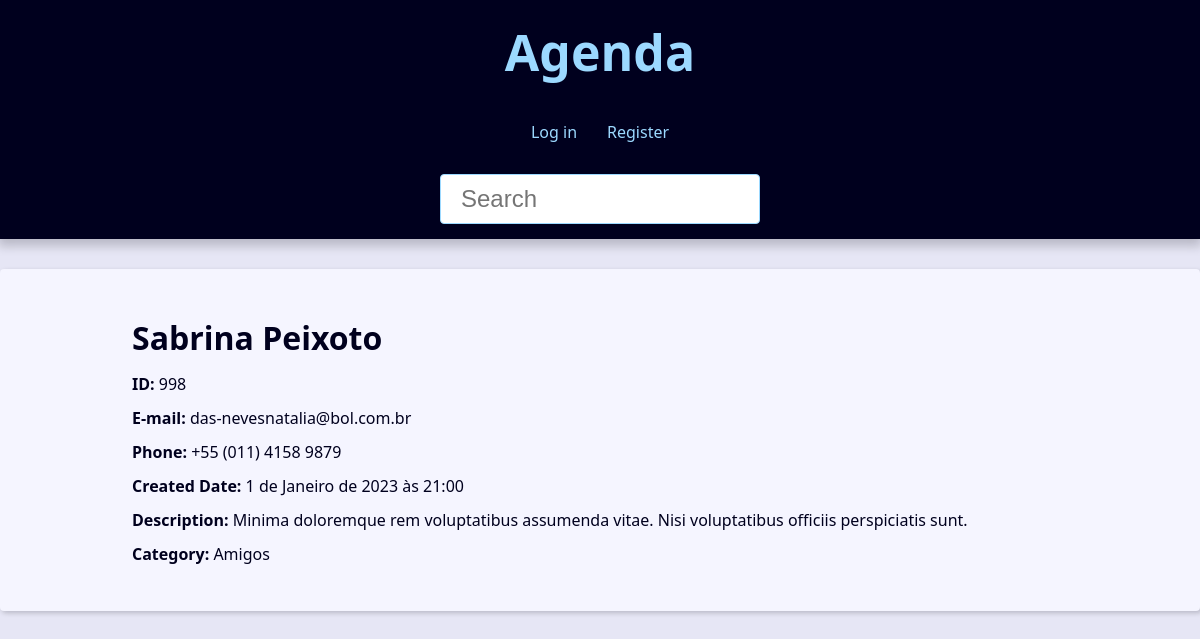
Screenshot of /contact/998/ with the database file from the repository.
### contact/models.py (models this page shows, shortened)
class Contact(models.Model):
    first_name = models.CharField(max_length=50)
    last_name = models.CharField(max_length=50, blank=True)
    phone = models.CharField(max_length=50)
    email = models.EmailField(max_length=254)
    created_date = models.DateTimeField(default=timezone.now)
    description = models.TextField(blank=True)
    show = models.BooleanField(default=True)
    picture = models.ImageField(blank=True, upload_to='pictures/%Y/%m/')
    category = models.ForeignKey(
        Category,
        on_delete=models.SET_NULL,
        blank=True, null=True,
    )
    owner = models.ForeignKey(
        User,
        on_delete=models.SET_NULL,
        blank=True, null=True,
    )

class Category(models.Model):
    class Meta:
        verbose_name = 'Category'
        verbose_name_plural = 'Categories'
    name = models.CharField(max_length=50)

### contact/views/contact_views.py (the view)
# urls.py: path('contact/<int:contact_id>/', views.contact, name='contact'),
def contact(request, contact_id):
    single_contact = get_object_or_404(
        Contact, pk=contact_id, show=True,
        )
    site_title = f'{single_contact.first_name} {single_contact.last_name} - '
    context = {
        'contact': single_contact,
        'site_title': site_title,
    }
    return render(
        request,
        'contact/contact.html',
        context,
    )

### contact/templates/contact/contact.html (shortened to what this page needs)
{% extends 'global/base.html' %}
{% block content %}
    <div class="single-contact">
        <h1 class="single-contact-name">
            {{ contact.first_name }} {{ contact.last_name }}
        </h1>
        <p><b>ID:</b> {{ contact.id }}</p>
        <p><b>E-mail:</b> {{ contact.email }}</p>
        <p><b>Phone:</b> {{ contact.phone }}</p>
        <p><b>Created Date:</b> {{ contact.created_date }}</p>
        <p><b>Description:</b> {{ contact.description }}</p>
        <p><b>Category:</b> {{ contact.category.name }}</p>
    </div>
{% endblock %}

### base_static/global/css/style.css (style rules this page uses)
:root { --spacing: 1.5rem; --link-dark-color: rgb(0, 83, 134); --link-light-color: rgb(156, 217, 255); --clr-white: rgb(245, 245, 255); --clr-black: rgb(0, 0, 30); --clr-light-gray: rgb(230, 230, 245); --clr-dark-shadow-5: rgba(0, 0, 10, 5%); --clr-dark-shadow-10: rgba(0, 0, 10, 10%); --clr-dark-shadow-20: rgba(0, 0, 10, 20%); --clr-light-shadow-5: rgba(200, 200, 255, 5%); --clr-light-shadow-10: rgba(200, 200, 255, 10%); --clr-light-shadow-20: rgba(200, 200, 255, 20%); --main-page-width: 120rem; --table-min-width: 60rem; --biggest-font-size: 5rem; --bigger-font-size: 4rem; --big-font-size: 3.2rem; --medium-font-size: 2.4rem; --small-font-size: 1.6rem; --smaller-font-size: 1.4rem; --smallest-font-size: 1.2rem; --transition-fast: 300ms; --transition-medium: 600ms; --transition-slow: 1s; --default-border-radius: 4px; }
*, *::before, *::after { margin: 0; padding: 0; box-sizing: border-box; }
html { font-size: 62.5%; }
body { font-family: system-ui, -apple-system, BlinkMacSystemFont, 'Segoe UI', Roboto, Oxygen, Ubuntu, Cantarell, 'Open Sans', 'Helvetica Neue', sans-serif; line-height: 1.5; font-size: var(--small-font-size); color: var(--clr-black); -webkit-font-smoothing: antialiased; background: var(--clr-light-gray); }
@media (min-width: 600px) { .single-contact { max-width: 80%; margin: calc(var(--spacing) * 2) auto; } }
.single-contact h1 { margin: 1rem 0; }
.single-contact p { margin: 1rem 0; }

### rows the page displays
Contact: first_name "Sabrina", last_name "Peixoto", id "998", email "das-nevesnatalia@bol.com.br", phone "+55 (011) 4158 9879", created_date "1 de Janeiro de 2023 às 21:00", description "Minima doloremque rem voluptatibus assumenda vitae. Nisi voluptatibus officiis perspiciatis sunt.", category.name "Amigos"
